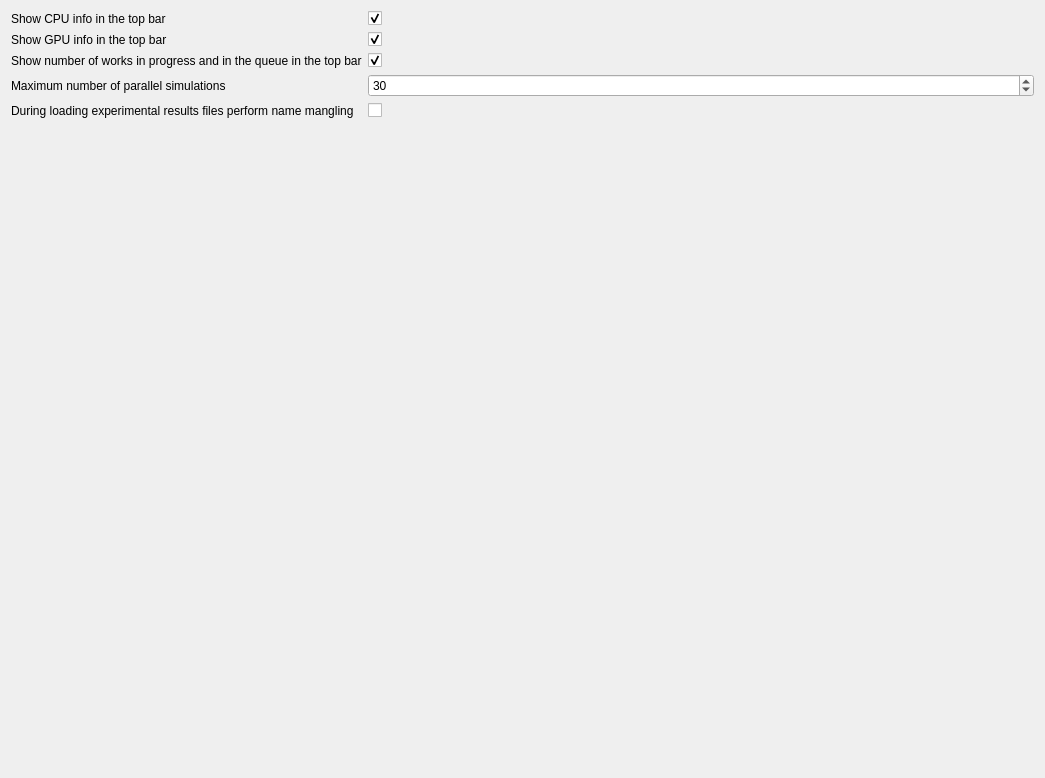
          <widget class="QWidget" name="tabGuiSettings">
           <property name="geometry">
            <rect>
             <x>0</x>
             <y>0</y>
             <width>1045</width>
             <height>778</height>
            </rect>
           </property>
           <attribute name="label">
            <string>Graphical User Interface Settings</string>
           </attribute>
           <layout class="QVBoxLayout" name="verticalLayout">
            <item>
             <layout class="QFormLayout" name="formLayout_2">
              <item row="0" column="0">
               <widget class="QLabel" name="lblShowCpuInfo">
                <property name="text">
                 <string>Show CPU info in the top bar</string>
                </property>
               </widget>
              </item>
              <item row="0" column="1">
               <widget class="QCheckBox" name="cbxShowCpuInfo">
                <property name="text">
                 <string/>
                </property>
                <property name="checked">
                 <bool>true</bool>
                </property>
               </widget>
              </item>
              <item row="1" column="0">
               <widget class="QLabel" name="lblShowGpuInfo">
                <property name="text">
                 <string>Show GPU info in the top bar</string>
                </property>
               </widget>
              </item>
              <item row="1" column="1">
               <widget class="QCheckBox" name="cbxShowGpuInfo">
                <property name="text">
                 <string/>
                </property>
                <property name="checked">
                 <bool>true</bool>
                </property>
               </widget>
              </item>
              <item row="2" column="0">
               <widget class="QLabel" name="lblShowNumberOfWorks">
                <property name="text">
                 <string>Show number of works in progress and in the queue in the top bar</string>
                </property>
               </widget>
              </item>
              <item row="2" column="1">
               <widget class="QCheckBox" name="cbxShowNumberOfWorks">
                <property name="text">
                 <string/>
                </property>
                <property name="checked">
                 <bool>true</bool>
                </property>
               </widget>
              </item>
              <item row="3" column="0">
               <widget class="QLabel" name="lblParallelSimulations">
                <property name="text">
                 <string>Maximum number of parallel simulations</string>
                </property>
               </widget>
              </item>
              <item row="3" column="1">
               <widget class="QSpinBox" name="spbParallelSimulations">
                <property name="minimum">
                 <number>1</number>
                </property>
                <property name="maximum">
                 <number>200</number>
                </property>
                <property name="value">
                 <number>30</number>
                </property>
               </widget>
              </item>
              <item row="4" column="0">
               <widget class="QLabel" name="lblLoadNameMangling">
                <property name="text">
                 <string>During loading experimental results files perform name mangling</string>
                </property>
               </widget>
              </item>
              <item row="4" column="1">
               <widget class="QCheckBox" name="cbxLoadNameMangling">
                <property name="text">
                 <string/>
                </property>
                <property name="checked">
                 <bool>false</bool>
                </property>
               </widget>
              </item>
             </layout>
            </item>
           </layout>
          </widget>
